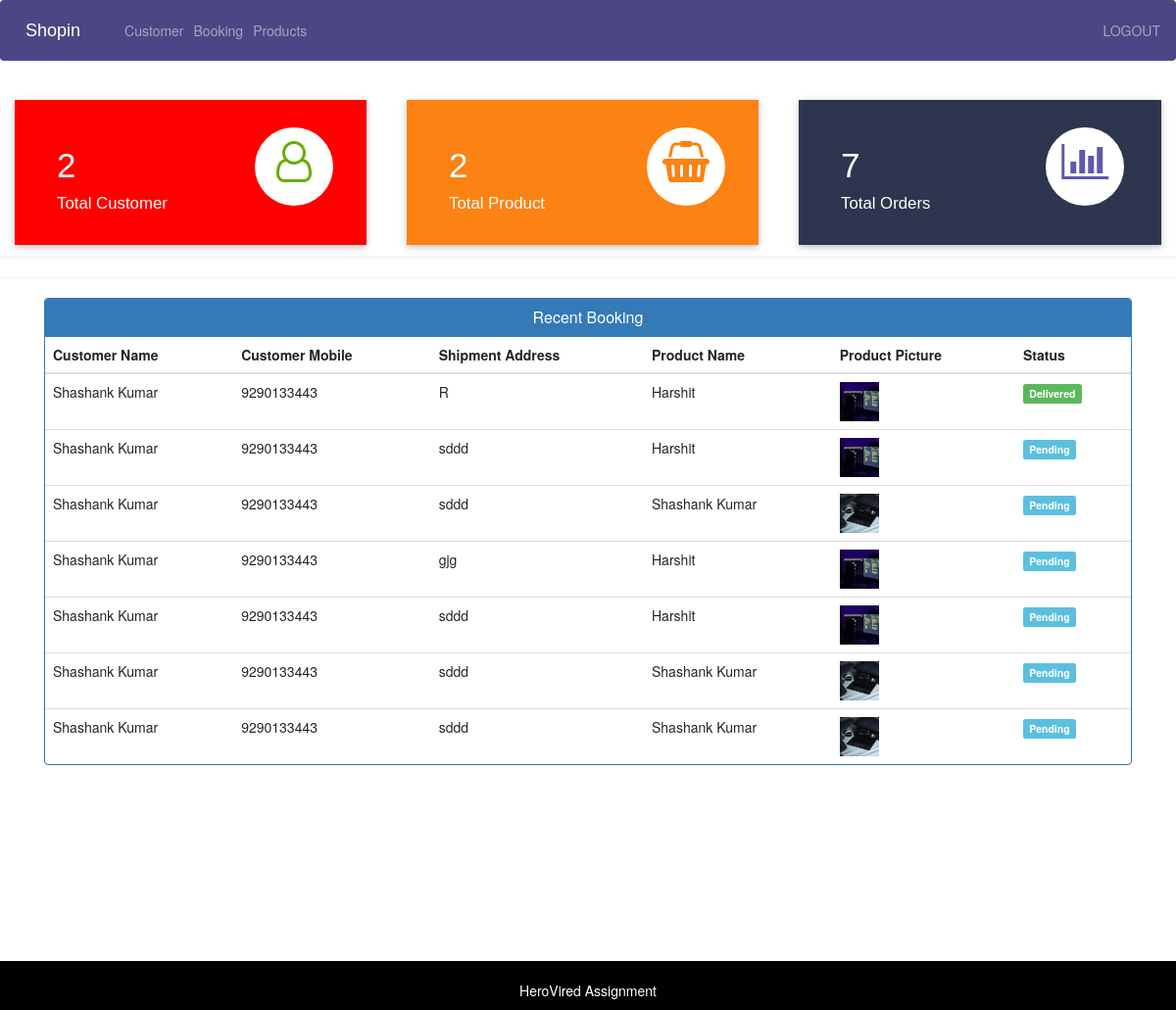
Page /admin-dashboard (signed in) on the earlier database version.
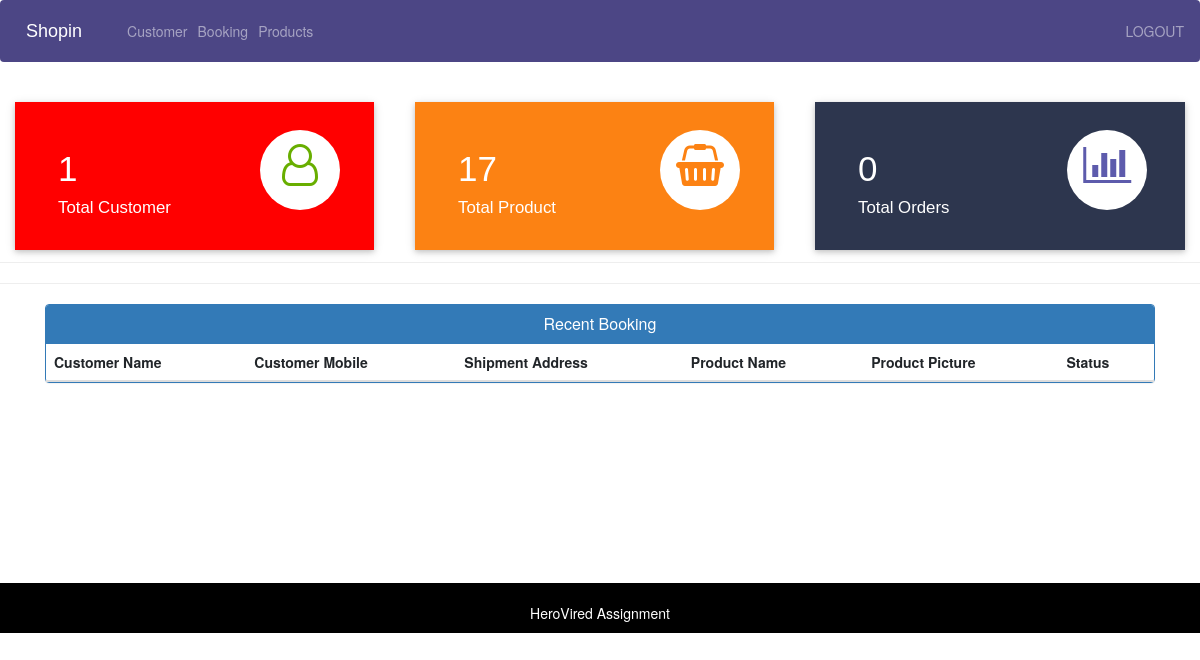
Same page on the later database version.
### ecom/models.py (models this page shows, shortened)
class Customer(models.Model):
    user=models.OneToOneField(User,on_delete=models.CASCADE)
    address = models.CharField(max_length=40)
    mobile = models.CharField(max_length=20,null=False)
    @property
    def get_name(self):
        return self.user.first_name+" "+self.user.last_name

class Orders(models.Model):
    STATUS =(
        ('Pending','Pending'),
        ('Order Confirmed','Order Confirmed'),
        ('Out for Delivery','Out for Delivery'),
        ('Delivered','Delivered'),
    )
    customer=models.ForeignKey('Customer', on_delete=models.CASCADE,null=True)
    product=models.ForeignKey('Product',on_delete=models.CASCADE,null=True)
    email = models.CharField(max_length=50,null=True)
    address = models.CharField(max_length=500,null=True)
    mobile = models.CharField(max_length=20,null=True)
    order_date= models.DateField(auto_now_add=True,null=True)
    status=models.CharField(max_length=50,null=True,choices=STATUS)

class Product(models.Model):
    name=models.CharField(max_length=40)
    product_image= models.ImageField(upload_to='product_image/',null=True,blank=True)
    price = models.PositiveIntegerField()
    description=models.CharField(max_length=40)

### ecom/views.py (the view)
# urls.py: path('admin-dashboard', views.admin_dashboard_view,name='admin-dashboard'),
@login_required(login_url='adminlogin')
def admin_dashboard_view(request):
    customercount=models.Customer.objects.all().count()
    productcount=models.Product.objects.all().count()
    ordercount=models.Orders.objects.all().count()
    orders=models.Orders.objects.all()
    ordered_products=[]
    ordered_bys=[]
    for order in orders:
        ordered_product=models.Product.objects.all().filter(id=order.product.id)
        ordered_by=models.Customer.objects.all().filter(id = order.customer.id)
        ordered_products.append(ordered_product)
        ordered_bys.append(ordered_by)
    mydict={
    'customercount':customercount,
    'productcount':productcount,
    'ordercount':ordercount,
    'data':zip(ordered_products,ordered_bys,orders),
    }
    return render(request,'ecom/admin_dashboard.html',context=mydict)

### templates/ecom/admin_dashboard.html
{% extends 'ecom/admin_base.html' %}
{% load static %}
{% block content %}
<br>
{%include 'ecom/admin_dashboard_cards.html'%}
<br><br><br><br><br>
<hr><hr>
<div class="container" >
    <div class="panel panel-primary" >
      <div class="panel-heading" style="text-align:center;">
        <h6 class="panel-title">Recent Booking</h6>
      </div>
      <table class="table table-hover" id="dev-table">
        <thead>
          <tr>
            <th>Customer Name</th>
            <th>Customer Mobile</th>
            <th>Shipment Address</th>
            <th>Product Name</th>
            <th>Product Picture</th>
            <th>Status</th>
          </tr>
        </thead>
        {% for product,customer,order in data %}
        <tr>
          {% for c in customer %}
          <td> {{c.get_name}}</td>
          <td>{{c.mobile}}</td>
          <td>{{order.address}}</td>
          {% endfor %}
          {% for p in product %}
          <td> {{p.name}}</td>
          <td> <img src="{% static p.product_image.url %}" alt="Profile Pic" height="40px" width="40px" /></td>
          {% if order.status == 'Pending'%}
          <td> <span class="label label-info">{{order.status}}</span></td>
          {% elif order.status == 'Delivered' %}
          <td> <span class="label label-success">{{order.status}}</span></td>
          {% elif order.status == 'Out for Delivery' %}
          <td> <span class="label label-warning">{{order.status}}</span></td>
          {%else%}
            <td> <span class="label label-primary">{{order.status}}</span></td>
          {%endif%}
          {% endfor %}
        </tr>
        {% endfor %}
      </table>
  </div>
</div>
{% endblock content %}

Differences in the rows shown:
removed Orders: address "R", status "Delivered"
no longer on this page (row unchanged): Customer: get_name "Shashank Kumar", mobile "9290133443"
removed Product: name "Harshit", product_image (picture)
removed Orders: address "sddd", status "Pending"
removed Orders: address "sddd", status "Pending"
removed Product: name "Shashank Kumar", product_image (picture)
removed Orders: address "gjg", status "Pending"
removed Orders: address "sddd", status "Pending"
removed Orders: address "sddd", status "Pending"
removed Orders: address "sddd", status "Pending"
Other differences:
{{ customercount }}: "2" → "1"
{{ productcount }}: "2" → "17"
{{ ordercount }}: "7" → "0"
